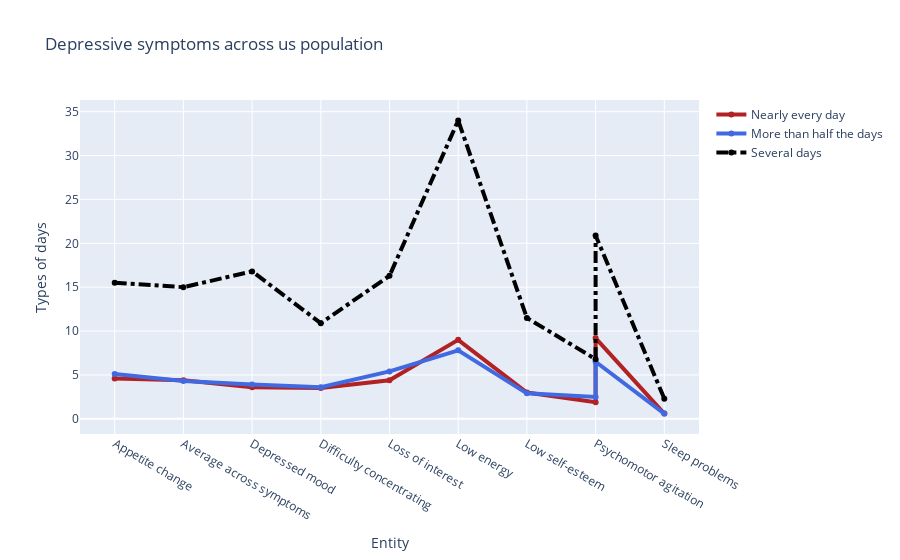

Here is the notebook cell this chart was saved with:
### Markdown cell above
# 7- Multiple Analysis

### Code cell
x = ["Appetite change", "Average across symptoms", "Depressed mood", "Difficulty concentrating", "Loss of interest",
    "Low energy", "Low self-esteem", "Psychomotor agitation", "Psychomotor agitation", "Sleep problems", "Suicidal ideation"]

fig = go.Figure()
# Create and style traces
fig.add_trace(go.Scatter(x=x, y=df3["Nearly every day"], name='Nearly every day',
                         line=dict(color='firebrick', width=4)))
fig.add_trace(go.Scatter(x=x, y=df3["More than half the days"], name = 'More than half the days',
                         line=dict(color='royalblue', width=4)))
fig.add_trace(go.Scatter(x=x, y=df3["Several days"], name='Several days',
                         line=dict(color='black', width=4,
                              dash='dashdot') # dash options include 'dash', 'dot', and 'dashdot'
))

# Edit the layout
fig.update_layout(title='Depressive symptoms across us population',
                   xaxis_title='Entity',
                   yaxis_title='Types of days')


fig.show()

### Figure 1 — Plotly figure (JSON) as saved in the notebook; plotly's stock layout.template omitted (floating-point values rounded to 4 significant figures)
{"data": [{"line": {"color": "firebrick", "width": 4}, "name": "Nearly every day", "x": ["Appetite change", "Average across symptoms", "Depressed mood", "Difficulty concentrating", "Loss of interest", "Low energy", "Low self-esteem", "Psychomotor agitation", "Psychomotor agitation", "Sleep problems", "Suicidal ideation"], "y": [4.6, 4.4, 3.6, 3.5, 4.4, 9.0, 3.0, 1.9, 9.2, 0.6], "type": "scatter"}, {"line": {"color": "royalblue", "width": 4}, "name": "More than half the days", "x": ["Appetite change", "Average across symptoms", "Depressed mood", "Difficulty concentrating", "Loss of interest", "Low energy", "Low self-esteem", "Psychomotor agitation", "Psychomotor agitation", "Sleep problems", "Suicidal ideation"], "y": [5.1, 4.3, 3.9, 3.6, 5.4, 7.8, 2.9, 2.5, 6.5, 0.6], "type": "scatter"}, {"line": {"color": "black", "dash": "dashdot", "width": 4}, "name": "Several days", "x": ["Appetite change", "Average across symptoms", "Depressed mood", "Difficulty concentrating", "Loss of interest", "Low energy", "Low self-esteem", "Psychomotor agitation", "Psychomotor agitation", "Sleep problems", "Suicidal ideation"], "y": [15.5, 15.0, 16.8, 10.9, 16.3, 34.0, 11.5, 6.8, 20.9, 2.3], "type": "scatter"}], "layout": {"title": {"text": "Depressive symptoms across us population"}, "xaxis": {"title": {"text": "Entity"}}, "yaxis": {"title": {"text": "Types of days"}}}}
